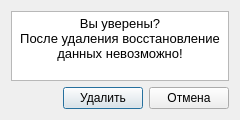
<?xml version="1.0" encoding="UTF-8"?>
<ui version="4.0">
 <class>DialogConfirmation</class>
 <widget class="QDialog" name="DialogConfirmation">
  <property name="geometry">
   <rect>
    <x>0</x>
    <y>0</y>
    <width>240</width>
    <height>120</height>
   </rect>
  </property>
  <property name="minimumSize">
   <size>
    <width>240</width>
    <height>120</height>
   </size>
  </property>
  <property name="maximumSize">
   <size>
    <width>240</width>
    <height>120</height>
   </size>
  </property>
  <property name="windowTitle">
   <string>Dialog</string>
  </property>
  <layout class="QGridLayout" name="gridLayout">
   <item row="0" column="0" colspan="3">
    <widget class="QTextBrowser" name="textBrowser">
     <property name="html">
      <string>&lt;!DOCTYPE HTML PUBLIC &quot;-//W3C//DTD HTML 4.0//EN&quot; &quot;http://www.w3.org/TR/REC-html40/strict.dtd&quot;&gt;
&lt;html&gt;&lt;head&gt;&lt;meta name=&quot;qrichtext&quot; content=&quot;1&quot; /&gt;&lt;style type=&quot;text/css&quot;&gt;
p, li { white-space: pre-wrap; }
&lt;/style&gt;&lt;/head&gt;&lt;body style=&quot; font-family:'MS Shell Dlg 2'; font-size:8.25pt; font-weight:400; font-style:normal;&quot;&gt;
&lt;p align=&quot;center&quot; style=&quot; margin-top:0px; margin-bottom:0px; margin-left:0px; margin-right:0px; -qt-block-indent:0; text-indent:0px;&quot;&gt;&lt;span style=&quot; font-size:10pt;&quot;&gt;Вы уверены?&lt;/span&gt;&lt;/p&gt;
&lt;p align=&quot;center&quot; style=&quot; margin-top:0px; margin-bottom:0px; margin-left:0px; margin-right:0px; -qt-block-indent:0; text-indent:0px;&quot;&gt;&lt;span style=&quot; font-size:10pt;&quot;&gt;После удаления восстановление данных невозможно!&lt;/span&gt;&lt;/p&gt;&lt;/body&gt;&lt;/html&gt;</string>
     </property>
    </widget>
   </item>
   <item row="1" column="0">
    <spacer name="horizontalSpacer">
     <property name="orientation">
      <enum>Qt::Horizontal</enum>
     </property>
     <property name="sizeHint" stdset="0">
      <size>
       <width>57</width>
       <height>20</height>
      </size>
     </property>
    </spacer>
   </item>
   <item row="1" column="1">
    <widget class="QPushButton" name="pushButton_2">
     <property name="text">
      <string>Удалить</string>
     </property>
    </widget>
   </item>
   <item row="1" column="2">
    <widget class="QPushButton" name="pushButton">
     <property name="text">
      <string>Отмена</string>
     </property>
    </widget>
   </item>
  </layout>
 </widget>
 <resources/>
 <connections>
  <connection>
   <sender>pushButton_2</sender>
   <signal>clicked()</signal>
   <receiver>DialogConfirmation</receiver>
   <slot>accept()</slot>
   <hints>
    <hint type="sourcelabel">
     <x>115</x>
     <y>88</y>
    </hint>
    <hint type="destinationlabel">
     <x>34</x>
     <y>92</y>
    </hint>
   </hints>
  </connection>
  <connection>
   <sender>pushButton</sender>
   <signal>clicked()</signal>
   <receiver>DialogConfirmation</receiver>
   <slot>reject()</slot>
   <hints>
    <hint type="sourcelabel">
     <x>202</x>
     <y>88</y>
    </hint>
    <hint type="destinationlabel">
     <x>54</x>
     <y>82</y>
    </hint>
   </hints>
  </connection>
 </connections>
</ui>
